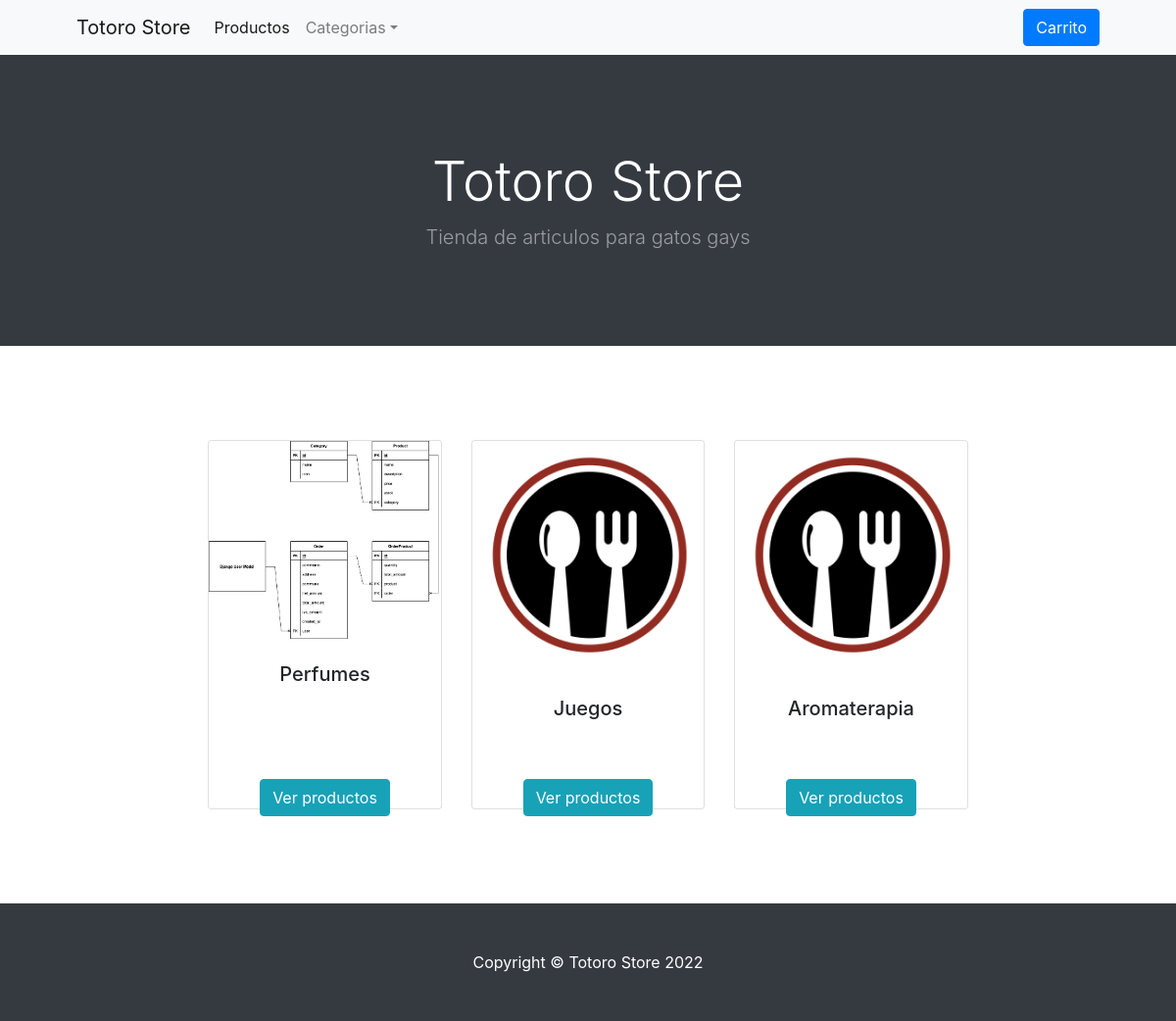
//all-categories/ (signed in), run on an earlier commit of the app's database.
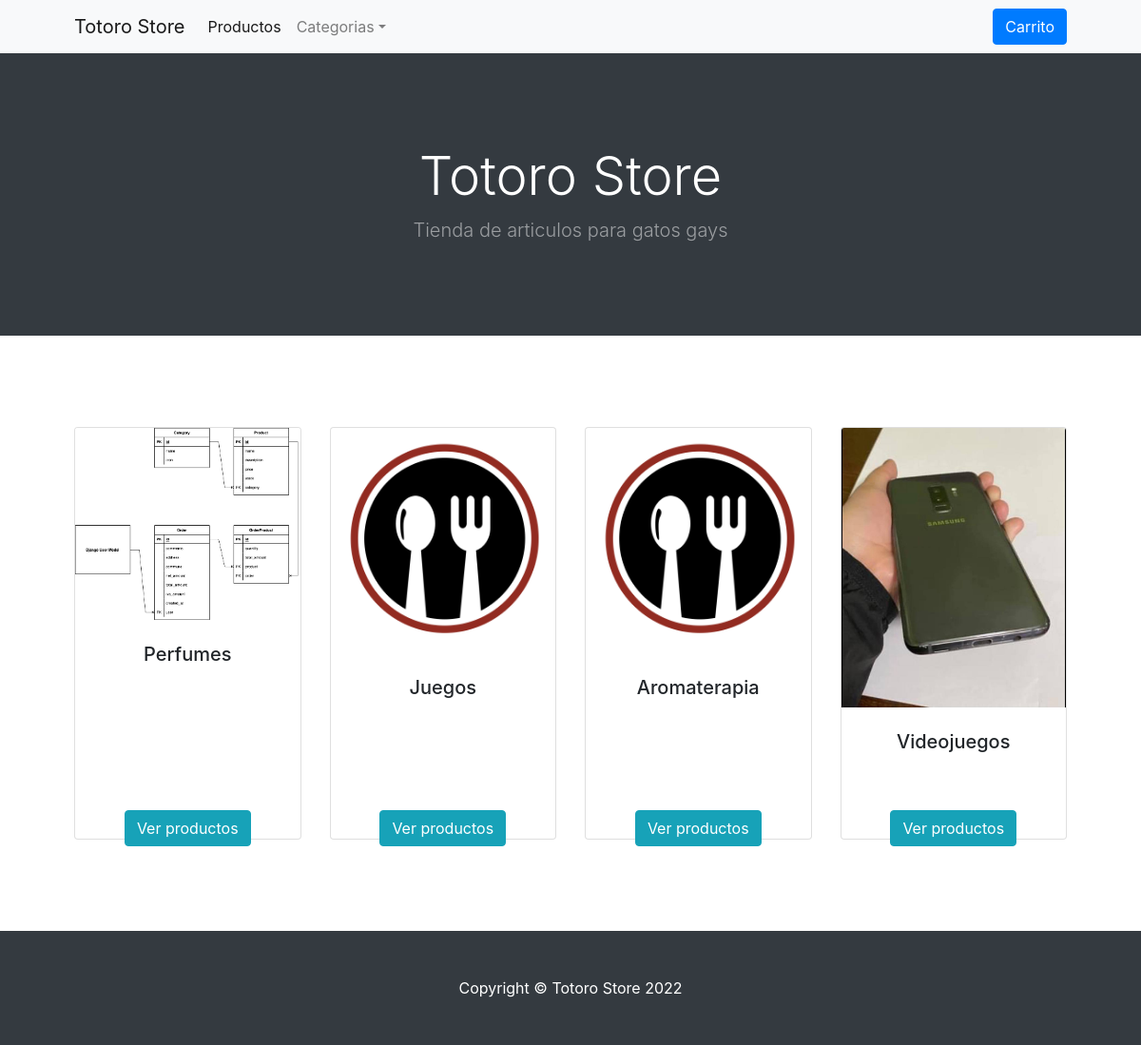
And on a later commit of the database.
### catalog/models.py (models this page shows, shortened)
class Category(models.Model):
    name = models.CharField(max_length=255)
    icon = models.ImageField(upload_to="images/")
    class Meta:
        app_label = "catalog"

### catalog/views/category.py (the view)
# urls.py: path('/all-categories/', all_categories, name='all_categories'),
def all_categories(request):
    context = dict()
    categories = category_providers.get_all_categories()
    context["categories"] = categories
    return render(
        request,
        "all_categories.html",
        context = context
    )

### catalog/providers/category.py (called while the page is built)
def get_all_categories():
    categories = Category.objects.all()
    return categories

### orders/providers/cart.py (called while the page is built)
def get_or_create_cart(user):
    try:
        cart = Cart.objects.get(user=user)
        return cart
    except Cart.DoesNotExist:
        cart = Cart.objects.create(user=user)
        return cart

def get_cart_by_user_id(user_id):
    user = User.objects.get(id=user_id)
    cart = get_or_create_cart(user)
    return cart

def get_cart_total_price_by_id(cart_id):
    cart_products = cart_products_providers.get_products_by_cart_id(cart_id=cart_id)
    total = 0
    for cart_product in cart_products:
        total += cart_product.product.price * cart_product.quantity
    return total

### orders/providers/cart_product.py (called while the page is built)
def get_products_by_cart_id(cart_id):
    products = CartProduct.objects.filter(cart__id = cart_id)
    return products

### tienda/context_processor.py (called while the page is built)
def default(request):
   context = dict()
   context["categories"] = category_providers.get_all_categories()
   if request.user.is_authenticated:
      user_id = request.user.id
      cart = cart_providers.get_cart_by_user_id(user_id=user_id)
      cart_products = cart_product_providers.get_products_by_cart_id(cart_id=cart.id)
      context["cart_products"] = cart_products
      context["cart_total"] = cart_providers.get_cart_total_price_by_id(cart_id=cart.id)
   return context

### templates/all_categories.html
{% extends "base.html" %}
{% block content %}
        <header class="bg-dark py-5">
            <div class="container px-4 px-lg-5 my-5">
                <div class="text-center text-white">
                    <h1 class="display-4 fw-bolder">Totoro Store</h1>
                    <p class="lead fw-normal text-white-50 mb-0">Tienda de articulos para gatos gays</p>
                </div>
            </div>
        </header>
        <section class="py-5">
            <div class="container px-4 px-lg-5 mt-5">
                <div class="row gx-4 gx-lg-5 row-cols-2 row-cols-md-3 row-cols-xl-4 justify-content-center">
                    {% for category in categories %}
                    <div class="col-md-3 mb-5">
                        <div class="card h-100">
                            <img class="card-img-top" src="{{ category.icon.url }}" alt="..." />
                            <div class="card-body p-4">
                                <div class="card-text text-center">
                                        <h5 class="fw-bolder">{{ category.name }}</h5>
                                </div>
                                <div style="height: 100%; margin-bottom: 20px; display: flex; align-items:flex-end; justify-content: center;">
                                    <a href="{% url 'products_by_category' category_id=category.id %}" class="btn btn-info">Ver productos</a>
                                </div>
                            </div>
                        </div>
                    </div>
                    {% endfor %}
                </div>
            </div>
        </section>
        {% endblock %}

### templates/base.html (shortened to what this page needs)
<!DOCTYPE html>
<html lang="en">
    <head>
        <link rel="stylesheet" href="https://cdn.jsdelivr.net/npm/bootstrap-icons@1.9.1/font/bootstrap-icons.css">
        <link rel="stylesheet" href="https://cdn.jsdelivr.net/npm/bootstrap@4.3.1/dist/css/bootstrap.min.css">
    </head>
    <body>
        <nav class="navbar navbar-expand-lg navbar-light bg-light">
            <div class="container px-4 px-lg-5">
                <a class="navbar-brand" href="{% url 'index' %}">Totoro Store</a>
                <div class="collapse navbar-collapse" id="navbarSupportedContent">
                    <ul class="navbar-nav me-auto mb-2 mb-lg-0 ms-lg-4">
                        <li class="nav-item"><a class="nav-link active" aria-current="page" href="{% url 'index' %}">Productos</a></li>
                        <li class="nav-item dropdown">
                            <a class="nav-link dropdown-toggle" id="navbarDropdown" href="#" role="button" data-bs-toggle="dropdown" aria-expanded="false">Categorias</a>
                        </li>
                    </ul>
                </div>
                {% if user.is_authenticated %}
                <button type="button" class="btn btn-primary" data-bs-toggle="modal" data-bs-target="#exampleModal">
                    Carrito
                  </button>
                {% else %}
                <a class="btn btn-outline-info" href="/accounts/login/">Iniciar sesion</a>
                {% endif %}
            </div>
        </nav>
        {% block content %}
        {% endblock %}
         <footer class="py-5 bg-dark">
            <div class="container"><p class="m-0 text-center text-white">Copyright &copy; Totoro Store 2022</p></div>
        </footer>
    </body>
</html>

What changed in the data, as far as the page shows it:
added Category: icon (picture), name "Videojuegos"
